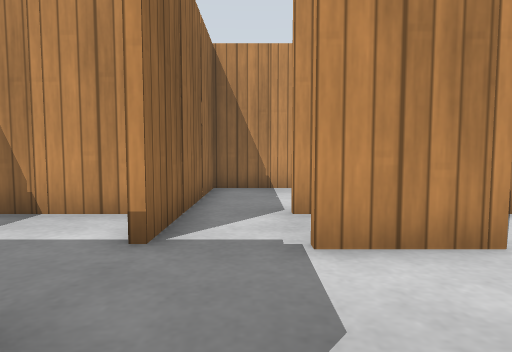
view 1 (above)

24 first-person views from a walk through a robot-simulator world made for Gazebo. The camera is 0.5 m above the floor, tilts 4° down and sees 75° across. The floor is counted in squares, 0.5 m on a side. Each view is taken from the middle of a square. On the plan, view 1 faces up. The plan holds only what a view shows up to about 12 squares ahead; the rest is blank. Gazebo's built-in surfaces are drawn with simple patterns.

view 2
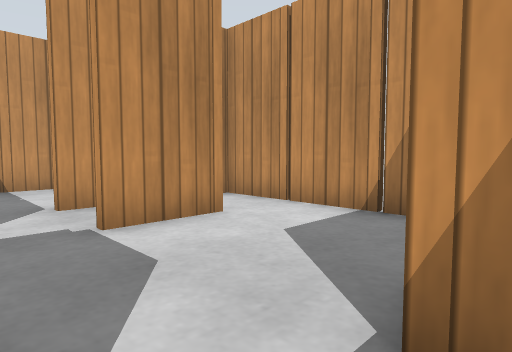

view 3
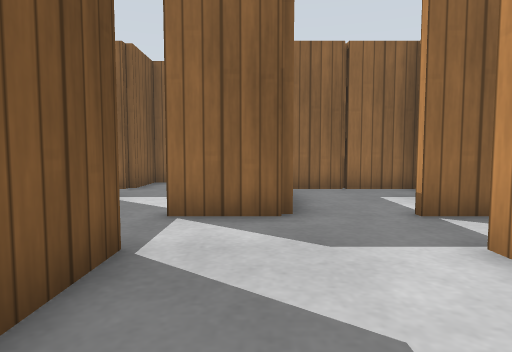

view 4
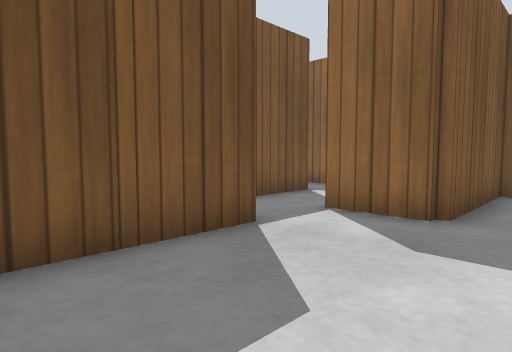

view 5
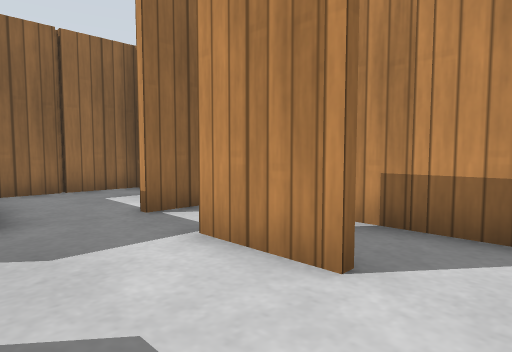

view 6
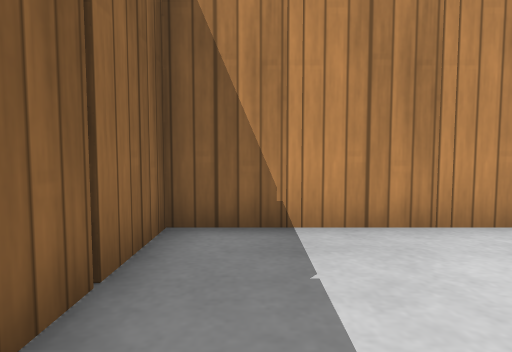

view 7
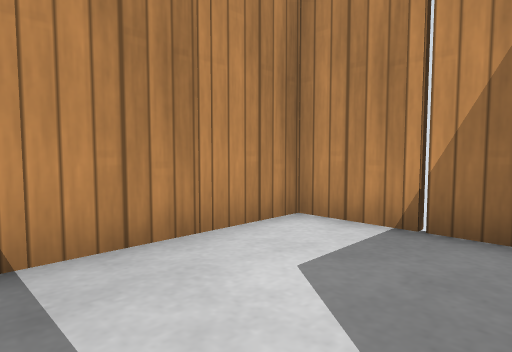

view 8
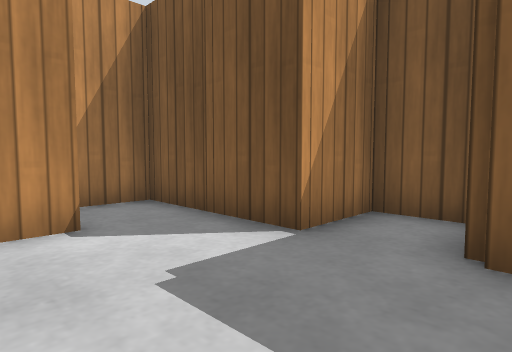

view 9
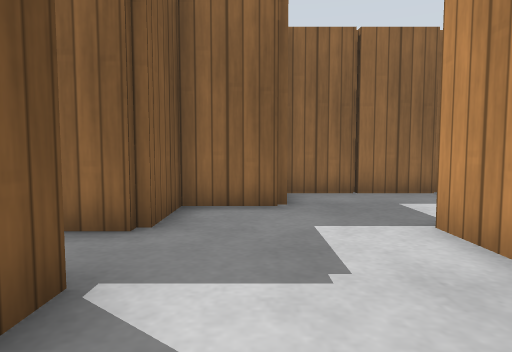

view 10
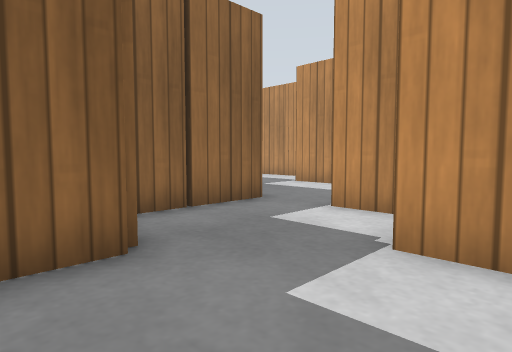

view 11
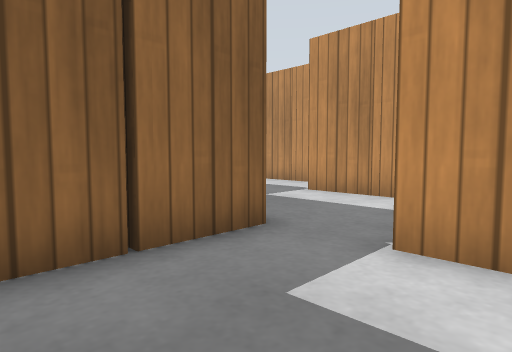

view 12
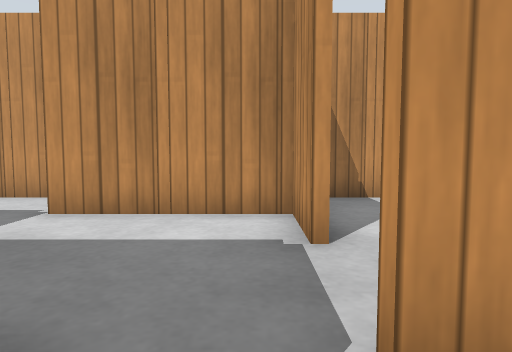

view 13
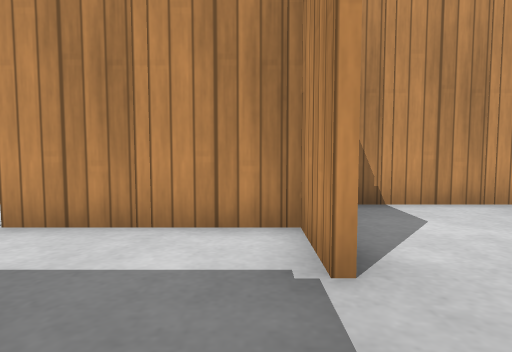

view 14
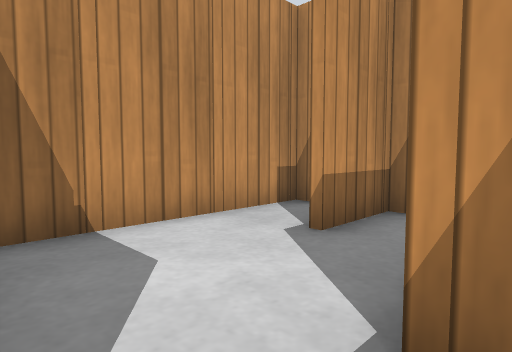

view 15
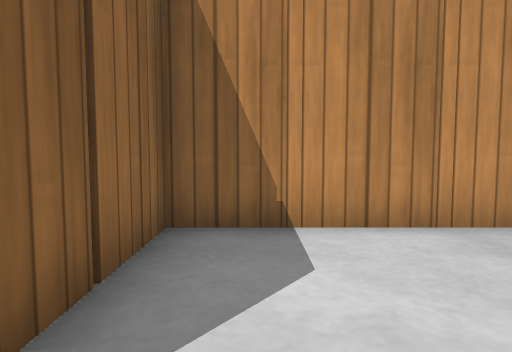

view 16
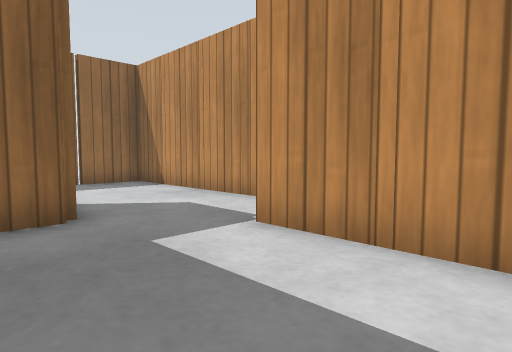

view 17
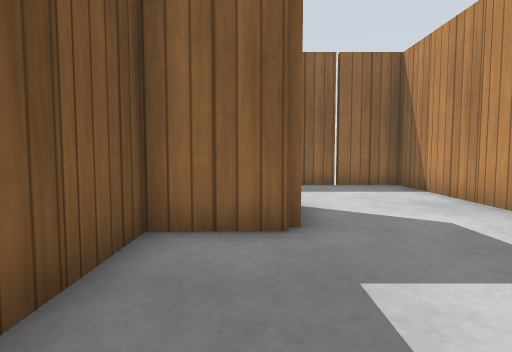

view 18
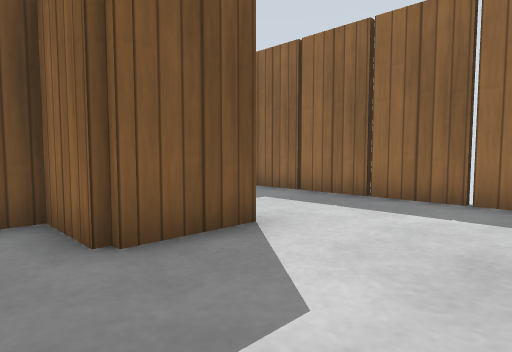

view 19
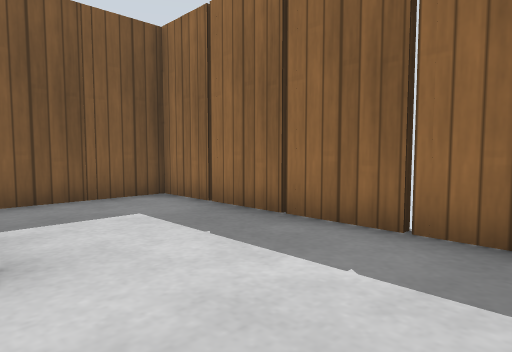

view 20
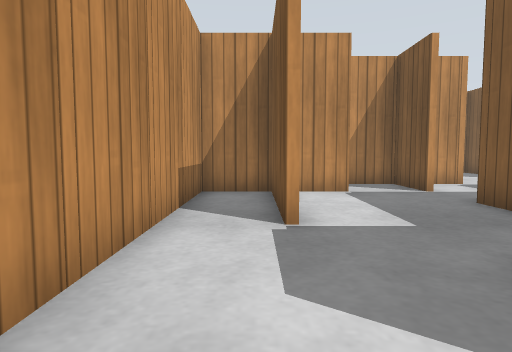

view 21
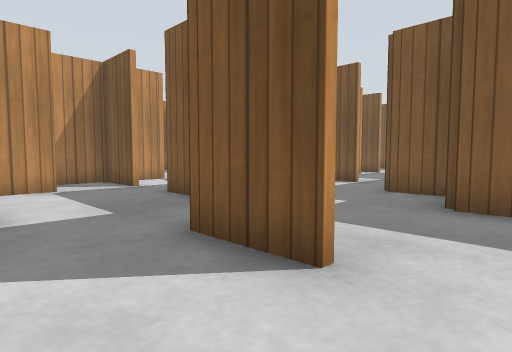

view 22
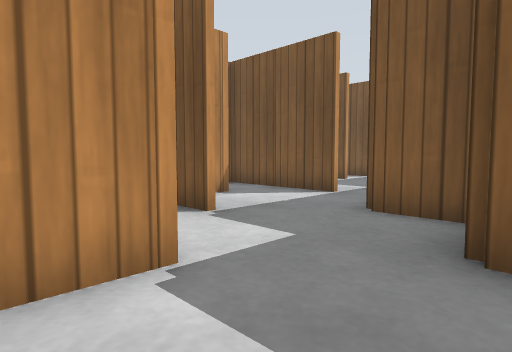

view 23
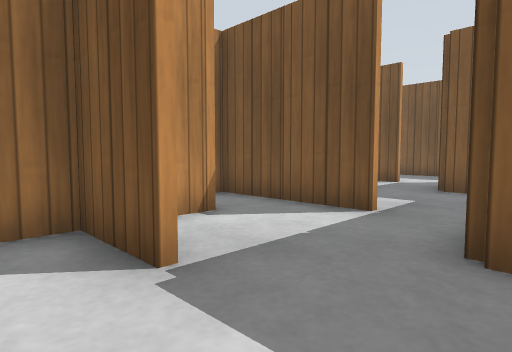

view 24
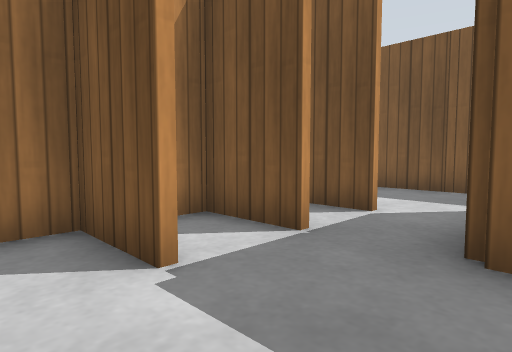

### Floor plan
Ten units are one square. View 1 is at (0, 0); x grows to the right and y downward. Boxes are objects, and circles mark ways between rooms. Rooms are numbered by the first view taken in them; rooms with no view inside come last. Other rooms are left out.
<svg viewBox="-200 -110 250 185">
<path fill="none" stroke="#000" d="M25 -54 5 -54M25 -34 5 -34M44 -65 44 -94 -12 -94 -12 -35M44 -10 44 -55M-12 -15 -12 5M6 4 22 4M-40 -14 -54 -14 -54 -25M-72 5 -72 24 -55 24M-52 25 -52 38M-61 -34 -75 -34M-14 5 -14 -5M-34 35 -34 24 -15 24M-49 44 -35 44M-6 24 5 24M-92 -35 -92 2M6 15 6 4M-75 -36 -55 -36M-54 -45 -54 -56M-132 -55 -132 -36 -114 -36M-155 -56 -135 -56M-115 -76 -95 -76M-134 -34 -134 -48M-105 -36 -95 -36M-86 -76 -75 -76M-165 -16 -155 -16M-75 -74 -115 -74M-74 -55 -74 -94 -192 -94 -192 -16 -175 -16M-115 24 -95 24M-94 6 -94 -2M-115 -16 -95 -16M-86 24 -75 24M-95 44 -75 44M-149 4 -135 4M-120 64 -115 64M-95 64 -75 64M-14 -70 -14 -74 -35 -74M-14 -90 -14 -94 -72 -94 -72 -65M-20 -54 -25 -54M-25 -16 -15 -16M-52 -55 -52 -16 -34 -16"/>
<rect x="-15" y="-25" width="10" height="10" fill="#bbb"><title>wooden post</title></rect>
<rect x="-15" y="-65" width="10" height="10" fill="#bbb"><title>wooden post</title></rect>
<rect x="-15" y="-85" width="10" height="10" fill="#bbb"><title>wooden post</title></rect>
<rect x="5" y="-105" width="10" height="10" fill="#bbb"><title>wooden post</title></rect>
<rect x="15" y="-5" width="20" height="20" fill="#bbb"><title>wooden post</title></rect>
<rect x="15" y="-45" width="20" height="20" fill="#bbb"><title>wooden post</title></rect>
<rect x="25" y="-65" width="10" height="10" fill="#bbb"><title>wooden post</title></rect>
<rect x="25" y="-105" width="10" height="10" fill="#bbb"><title>wooden post</title></rect>
<rect x="35" y="-25" width="10" height="10" fill="#bbb"><title>wooden post</title></rect>
<rect x="35" y="-45" width="10" height="10" fill="#bbb"><title>wooden post</title></rect>
<rect x="35" y="-85" width="10" height="10" fill="#bbb"><title>wooden post</title></rect>
<rect x="-95" y="-25" width="10" height="10" fill="#bbb"><title>wooden post</title></rect>
<rect x="-75" y="-5" width="10" height="10" fill="#bbb"><title>wooden post</title></rect>
<rect x="-65" y="-35" width="10" height="10" fill="#bbb"><title>wooden post</title></rect>
<rect x="-55" y="15" width="10" height="10" fill="#bbb"><title>wooden post</title></rect>
<rect x="-25" y="15" width="20" height="20" fill="#bbb"><title>wooden post</title></rect>
<rect x="-195" y="-45" width="10" height="10" fill="#bbb"><title>wooden post</title></rect>
<rect x="-195" y="-65" width="10" height="10" fill="#bbb"><title>wooden post</title></rect>
<rect x="-195" y="-85" width="10" height="10" fill="#bbb"><title>wooden post</title></rect>
<rect x="-175" y="-25" width="10" height="10" fill="#bbb"><title>wooden post</title></rect>
<rect x="-175" y="-105" width="10" height="10" fill="#bbb"><title>wooden post</title></rect>
<rect x="-155" y="-105" width="10" height="10" fill="#bbb"><title>wooden post</title></rect>
<rect x="-135" y="-65" width="10" height="10" fill="#bbb"><title>wooden post</title></rect>
<rect x="-135" y="-105" width="10" height="10" fill="#bbb"><title>wooden post</title></rect>
<rect x="-115" y="-105" width="10" height="10" fill="#bbb"><title>wooden post</title></rect>
<rect x="-95" y="-45" width="10" height="10" fill="#bbb"><title>wooden post</title></rect>
<rect x="-95" y="-85" width="10" height="10" fill="#bbb"><title>wooden post</title></rect>
<rect x="-95" y="-105" width="10" height="10" fill="#bbb"><title>wooden post</title></rect>
<rect x="-85" y="-75" width="10" height="10" fill="#bbb"><title>wooden post</title></rect>
<rect x="-85" y="-95" width="10" height="10" fill="#bbb"><title>wooden post</title></rect>
<rect x="-155" y="-25" width="10" height="10" fill="#bbb"><title>wooden post</title></rect>
<rect x="-135" y="-5" width="10" height="10" fill="#bbb"><title>wooden post</title></rect>
<rect x="-115" y="55" width="10" height="10" fill="#bbb"><title>wooden post</title></rect>
<rect x="-115" y="-45" width="10" height="10" fill="#bbb"><title>wooden post</title></rect>
<rect x="-105" y="-15" width="10" height="10" fill="#bbb"><title>wooden post</title></rect>
<rect x="-95" y="15" width="10" height="10" fill="#bbb"><title>wooden post</title></rect>
<rect x="-85" y="45" width="10" height="10" fill="#bbb"><title>wooden post</title></rect>
<rect x="-85" y="25" width="10" height="10" fill="#bbb"><title>wooden post</title></rect>
<rect x="-75" y="-85" width="10" height="10" fill="#bbb"><title>wooden post</title></rect>
<rect x="-55" y="-105" width="10" height="10" fill="#bbb"><title>wooden post</title></rect>
<rect x="-35" y="-105" width="10" height="10" fill="#bbb"><title>wooden post</title></rect>
<rect x="-25" y="-75" width="10" height="10" fill="#bbb"><title>wooden post</title></rect>
<rect x="-25" y="-95" width="10" height="10" fill="#bbb"><title>wooden post</title></rect>
<rect x="-55" y="-45" width="10" height="10" fill="#bbb"><title>wooden post</title></rect>
<rect x="-45" y="-65" width="20" height="20" fill="#bbb"><title>wooden post</title></rect>
<rect x="-35" y="-25" width="10" height="10" fill="#bbb"><title>wooden post</title></rect>
<circle cx="0" cy="0" r="3" fill="#2a7"/>
<circle cx="-10" cy="-30" r="3" fill="#2a7"/>
<circle cx="-80" cy="-30" r="3" fill="#2a7"/>
<circle cx="-70" cy="-50" r="3" fill="#2a7"/>
<circle cx="-60" cy="-60" r="3" fill="#2a7"/>
<circle cx="-145" cy="-25" r="3" fill="#2a7"/>
<text x="20" y="-50">1</text>
<text x="-50" y="0">2</text>
<text x="-70" y="-50">3</text>
<text x="-140" y="-70">4</text>
<text x="-110" y="10">5</text>
<text x="-50" y="-80">6</text>
<text x="-30" y="-40">7</text>
</svg>
Room 1 opens to room 2. Room 1 opens to room 7. Room 2 opens to room 4. Room 3 opens to room 4. Room 3 opens to room 6. Room 4 opens to room 5.

Where each view was taken, in squares from view 1:
view 1: 0 up, 0 right, facing up
view 2: 1 down, 1 left, facing up-right
view 3: 1 up, 4 right, facing left
view 4: 3 up, 4 right, facing down-left
view 5: 1 up, 4 right, facing up-left
view 6: 5 up, 0 right, facing up
view 7: 6 up, 0 right, facing up-right
view 8: 1 up, 6 left, facing down-right
view 9: 1 down, 1 left, facing left
view 10: 2 down, 4 left, facing up-left
view 11: 0 up, 6 left, facing up-left
view 12: 2 up, 8 left, facing up
view 13: 3 up, 8 left, facing up
view 14: 5 up, 7 left, facing up-right
view 15: 5 up, 6 left, facing up
view 16: 4 up, 8 left, facing up-left
view 17: 5 up, 9 left, facing left
view 18: 9 up, 12 left, facing down-left
view 19: 9 up, 15 left, facing down-left
view 20: 8 up, 16 left, facing right
view 21: 8 up, 17 left, facing down-right
view 22: 5 up, 16 left, facing down-right
view 23: 3 up, 14 left, facing down-right
view 24: 3 down, 12 left, facing down-right
